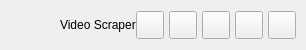
           <widget class="QFrame" name="content_top_bg">
            <property name="minimumSize">
             <size>
              <width>0</width>
              <height>50</height>
             </size>
            </property>
            <property name="maximumSize">
             <size>
              <width>16777215</width>
              <height>50</height>
             </size>
            </property>
            <property name="frameShape">
             <enum>QFrame::NoFrame</enum>
            </property>
            <property name="frameShadow">
             <enum>QFrame::Raised</enum>
            </property>
            <layout class="QHBoxLayout" name="horizontalLayout">
             <property name="spacing">
              <number>0</number>
             </property>
             <property name="leftMargin">
              <number>0</number>
             </property>
             <property name="topMargin">
              <number>0</number>
             </property>
             <property name="rightMargin">
              <number>10</number>
             </property>
             <property name="bottomMargin">
              <number>0</number>
             </property>
             <item>
              <widget class="QFrame" name="left_box">
               <property name="sizePolicy">
                <sizepolicy hsizetype="Expanding" vsizetype="Preferred">
                 <horstretch>0</horstretch>
                 <verstretch>0</verstretch>
                </sizepolicy>
               </property>
               <property name="frameShape">
                <enum>QFrame::NoFrame</enum>
               </property>
               <property name="frameShadow">
                <enum>QFrame::Raised</enum>
               </property>
               <layout class="QHBoxLayout" name="horizontalLayout_3">
                <property name="spacing">
                 <number>0</number>
                </property>
                <property name="leftMargin">
                 <number>0</number>
                </property>
                <property name="topMargin">
                 <number>0</number>
                </property>
                <property name="rightMargin">
                 <number>0</number>
                </property>
                <property name="bottomMargin">
                 <number>0</number>
                </property>
                <item>
                 <widget class="QFrame" name="logo_container">
                  <property name="minimumSize">
                   <size>
                    <width>60</width>
                    <height>0</height>
                   </size>
                  </property>
                  <property name="maximumSize">
                   <size>
                    <width>60</width>
                    <height>16777215</height>
                   </size>
                  </property>
                  <layout class="QHBoxLayout" name="horizontalLayout_8">
                   <property name="leftMargin">
                    <number>0</number>
                   </property>
                   <property name="topMargin">
                    <number>0</number>
                   </property>
                   <property name="rightMargin">
                    <number>0</number>
                   </property>
                   <property name="bottomMargin">
                    <number>0</number>
                   </property>
                   <item>
                    <widget class="QLabel" name="top_logo">
                     <property name="minimumSize">
                      <size>
                       <width>42</width>
                       <height>42</height>
                      </size>
                     </property>
                     <property name="maximumSize">
                      <size>
                       <width>42</width>
                       <height>42</height>
                      </size>
                     </property>
                     <property name="text">
                      <string/>
                     </property>
                     <property name="pixmap">
                      <pixmap>../images/logo-42x42.png</pixmap>
                     </property>
                    </widget>
                   </item>
                  </layout>
                 </widget>
                </item>
                <item>
                 <widget class="QLabel" name="title_right_info">
                  <property name="sizePolicy">
                   <sizepolicy hsizetype="Preferred" vsizetype="Expanding">
                    <horstretch>0</horstretch>
                    <verstretch>0</verstretch>
                   </sizepolicy>
                  </property>
                  <property name="maximumSize">
                   <size>
                    <width>16777215</width>
                    <height>45</height>
                   </size>
                  </property>
                  <property name="text">
                   <string>Video Scraper</string>
                  </property>
                  <property name="alignment">
                   <set>Qt::AlignLeading|Qt::AlignLeft|Qt::AlignVCenter</set>
                  </property>
                 </widget>
                </item>
               </layout>
              </widget>
             </item>
             <item alignment="Qt::AlignRight">
              <widget class="QFrame" name="right_buttons_container">
               <property name="minimumSize">
                <size>
                 <width>0</width>
                 <height>28</height>
                </size>
               </property>
               <property name="styleSheet">
                <string notr="true">font-size:18px;</string>
               </property>
               <property name="frameShape">
                <enum>QFrame::NoFrame</enum>
               </property>
               <property name="frameShadow">
                <enum>QFrame::Raised</enum>
               </property>
               <layout class="QHBoxLayout" name="horizontalLayout_2">
                <property name="spacing">
                 <number>5</number>
                </property>
                <property name="leftMargin">
                 <number>0</number>
                </property>
                <property name="topMargin">
                 <number>0</number>
                </property>
                <property name="rightMargin">
                 <number>0</number>
                </property>
                <property name="bottomMargin">
                 <number>0</number>
                </property>
                <item>
                 <widget class="QPushButton" name="acquisition_info">
                  <property name="minimumSize">
                   <size>
                    <width>28</width>
                    <height>28</height>
                   </size>
                  </property>
                  <property name="maximumSize">
                   <size>
                    <width>28</width>
                    <height>28</height>
                   </size>
                  </property>
                  <property name="cursor">
                   <cursorShape>PointingHandCursor</cursorShape>
                  </property>
                  <property name="toolTip">
                   <string>Acquisition info</string>
                  </property>
                  <property name="styleSheet">
                   <string notr="true">QToolTip {font:13px;}</string>
                  </property>
                  <property name="text">
                   <string/>
                  </property>
                  <property name="icon">
                   <iconset>
                    <normalon>../icons/info-circle.png</normalon>
                    <disabledon>../icons/info-circle-disabled.png</disabledon>
                   </iconset>
                  </property>
                  <property name="iconSize">
                   <size>
                    <width>20</width>
                    <height>20</height>
                   </size>
                  </property>
                 </widget>
                </item>
                <item>
                 <widget class="QPushButton" name="case_button">
                  <property name="minimumSize">
                   <size>
                    <width>28</width>
                    <height>28</height>
                   </size>
                  </property>
                  <property name="maximumSize">
                   <size>
                    <width>28</width>
                    <height>28</height>
                   </size>
                  </property>
                  <property name="toolTip">
                   <string>Case info</string>
                  </property>
                  <property name="styleSheet">
                   <string notr="true">QToolTip {font:13px;}</string>
                  </property>
                  <property name="text">
                   <string/>
                  </property>
                  <property name="icon">
                   <iconset>
                    <normalon>../icons/icon_case.png</normalon>
                    <disabledon>../icons/icon_case-disabled.png</disabledon>
                   </iconset>
                  </property>
                  <property name="iconSize">
                   <size>
                    <width>20</width>
                    <height>20</height>
                   </size>
                  </property>
                 </widget>
                </item>
                <item>
                 <widget class="QPushButton" name="configuration_button">
                  <property name="minimumSize">
                   <size>
                    <width>28</width>
                    <height>28</height>
                   </size>
                  </property>
                  <property name="maximumSize">
                   <size>
                    <width>28</width>
                    <height>28</height>
                   </size>
                  </property>
                  <property name="cursor">
                   <cursorShape>PointingHandCursor</cursorShape>
                  </property>
                  <property name="toolTip">
                   <string>Configuration</string>
                  </property>
                  <property name="styleSheet">
                   <string notr="true">QToolTip {font:13px;}</string>
                  </property>
                  <property name="text">
                   <string/>
                  </property>
                  <property name="icon">
                   <iconset>
                    <normalon>../icons/icon_settings.png</normalon>
                    <disabledon>../icons/icon_settings-disabled.png</disabledon>
                   </iconset>
                  </property>
                  <property name="iconSize">
                   <size>
                    <width>20</width>
                    <height>20</height>
                   </size>
                  </property>
                 </widget>
                </item>
                <item>
                 <widget class="QPushButton" name="minimize_button">
                  <property name="minimumSize">
                   <size>
                    <width>28</width>
                    <height>28</height>
                   </size>
                  </property>
                  <property name="maximumSize">
                   <size>
                    <width>28</width>
                    <height>28</height>
                   </size>
                  </property>
                  <property name="cursor">
                   <cursorShape>PointingHandCursor</cursorShape>
                  </property>
                  <property name="toolTip">
                   <string/>
                  </property>
                  <property name="text">
                   <string/>
                  </property>
                  <property name="icon">
                   <iconset>
                    <normalon>../icons/icon_minimize.png</normalon>
                    <disabledon>../icons/icon_minimize-disabled.png</disabledon>
                   </iconset>
                  </property>
                  <property name="iconSize">
                   <size>
                    <width>20</width>
                    <height>20</height>
                   </size>
                  </property>
                 </widget>
                </item>
                <item>
                 <widget class="QPushButton" name="close_button">
                  <property name="minimumSize">
                   <size>
                    <width>28</width>
                    <height>28</height>
                   </size>
                  </property>
                  <property name="maximumSize">
                   <size>
                    <width>28</width>
                    <height>28</height>
                   </size>
                  </property>
                  <property name="cursor">
                   <cursorShape>PointingHandCursor</cursorShape>
                  </property>
                  <property name="toolTip">
                   <string/>
                  </property>
                  <property name="text">
                   <string/>
                  </property>
                  <property name="icon">
                   <iconset>
                    <normalon>../icons/icon_close.png</normalon>
                    <disabledon>../icons/icon_close-disabled.png</disabledon>
                   </iconset>
                  </property>
                  <property name="iconSize">
                   <size>
                    <width>20</width>
                    <height>20</height>
                   </size>
                  </property>
                 </widget>
                </item>
               </layout>
              </widget>
             </item>
            </layout>
           </widget>
